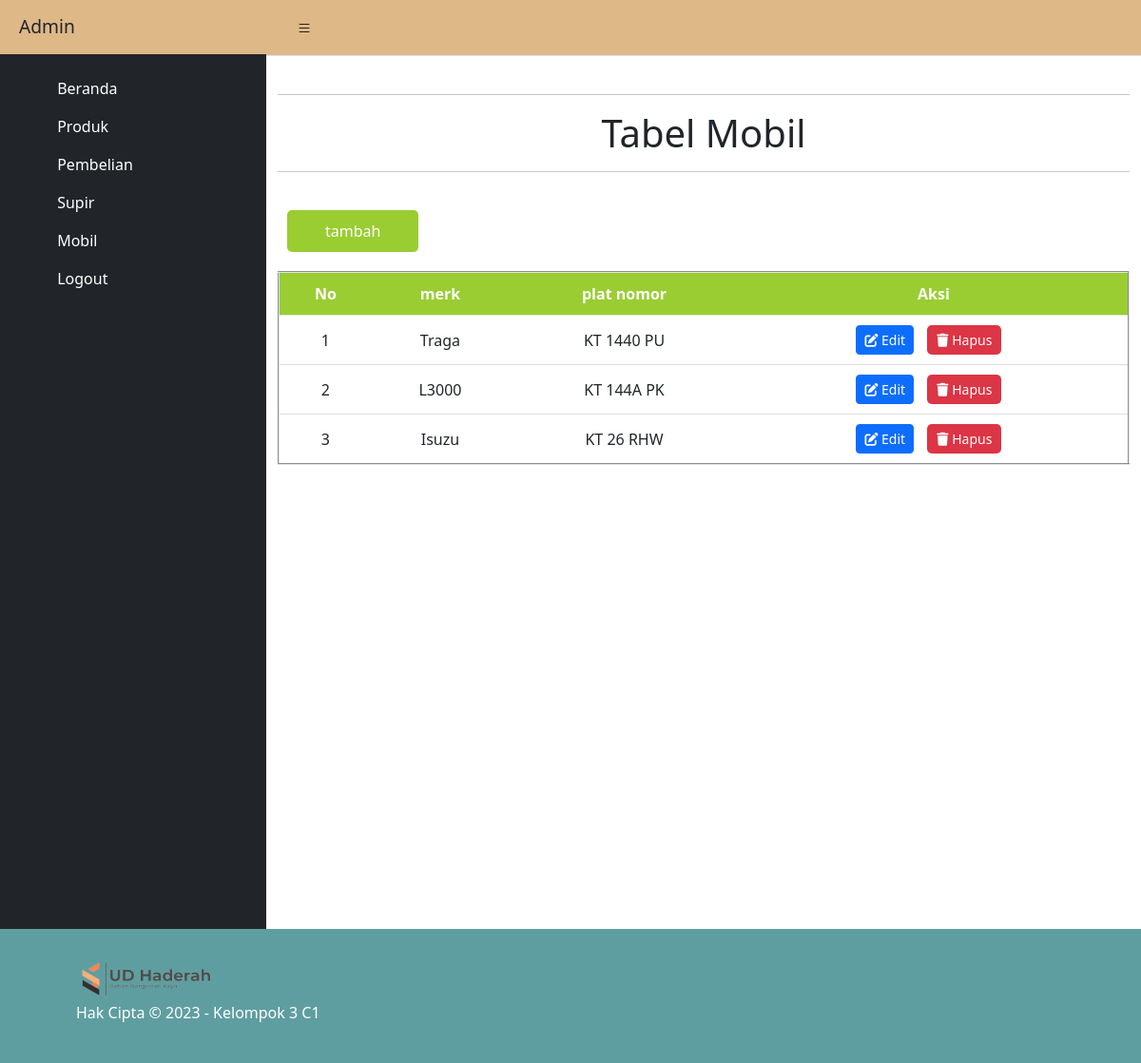
Screenshot of /admin/mobil.php (signed in) with the database file from the repository.
### tables this page shows
CREATE TABLE `mobil` (
  `id_mobil` int(11) NOT NULL,
  `merk` varchar(60) NOT NULL,
  `plat` char(15) NOT NULL,
  `id_supir` int(11) DEFAULT NULL
);

### admin/mobil.php (the view, shortened to what this page needs)
<!DOCTYPE html>
<html lang="en">
    <head>
        <link rel="stylesheet" href="https://cdn.jsdelivr.net/npm/bootstrap-icons@1.4.1/font/bootstrap-icons.css">
        <link rel="stylesheet" href="https://cdnjs.cloudflare.com/ajax/libs/font-awesome/6.3.0/css/all.min.css" />
        <link href="https://cdn.jsdelivr.net/npm/bootstrap@5.3.0-alpha3/dist/css/bootstrap.min.css" rel="stylesheet">
        <link href="css/styles.css" rel="stylesheet" />
        <link href="style-login.css" rel="stylesheet" />
        <link href="css/popup.css" rel="stylesheet" />
        <link rel="stylesheet" href="css/produkstyls.css">
    </head>
    <body>
        <div class="d-flex" id="wrapper">
            <div id="sidebar-wrapper">
                <div class="sidebar-heading">Admin</div>
                <div class="d-flex flex-column flex-shrink-0 p-3 text-white bg-dark" style="width: 280px;">
                    <ul class="nav nav-pills flex-column mb-auto">
                      <li>
                      <a href="index.php" class="nav-link text-white">
                          <svg class="bi me-2" width="16" height="16"><use xlink:href="#home"/></svg>
                          Beranda
                        </a>
                      </li>
                      <li>
                        <a href="produk.php" class="nav-link text-white">
                          <svg class="bi me-2" width="16" height="16"><use xlink:href="#table"/></svg>
                          Produk
                        </a>
                      </li>
                      <li>
                        <a href="Pembelian.php" class="nav-link text-white">
                          <svg class="bi me-2" width="16" height="16"><use xlink:href="#table"/></svg>
                          Pembelian
                        </a>
                        <a href="supir.php" class="nav-link text-white">
                          <svg class="bi me-2" width="16" height="16"><use xlink:href="#table"/></svg>
                          Supir
                        </a>
                        <a href="mobil.php" class="nav-link text-white">
                          <svg class="bi me-2" width="16" height="16"><use xlink:href="#table"/></svg>
                          Mobil
                        </a>
                        <a href="?logout=true" class="nav-link text-white">
                          <svg class="bi me-2" width="16" height="16"><use xlink:href="#table"/></svg>
                          Logout
                        </a>
                        <br><br><br><br><br><br><br><br><br><br><br><br><br><br><br><br><br><br><br><br><br><br><br><br><br><br><br>
                  </div>
            </div>
            <div id="page-content-wrapper">
                <nav class="navbar navbar-expand-lg navbar-light border-bottom">
                    <div class="container-fluid">
                    </div>
                </nav>
                <div class="container-fluid">
                <div class="Isi">
                    <br>
                    <hr>
                  <h1 class="text-center">Tabel Mobil</h1>
                  <hr>
                    <br>
                <button id="open-form-btn" class="tambahin">tambah</button>
                <form action="mobil.php" method="POST">
                    <table id="tabel" class="table table-hover" border="2" cellspacing="0" width="100%">
                      <tr>
                        <th rowspan="1" bgcolor="yellowgreen">No</th>
                        <th rowspan="1" bgcolor="yellowgreen">merk</th>
                        <th rowspan="1" bgcolor="yellowgreen">plat nomor</th>
                        <th colspan="1" bgcolor="yellow">Aksi</th>
                      </tr>
                    <?php
            include "../koneksi.php" ;
            $query = "SELECT * FROM mobil;";
            $no = 0;
            $data = mysqli_query($koneksi,$query) ;
            while ($row = mysqli_fetch_array($data)) {
              $no ++
            ?>
                      <tr>
                        <td><?php echo $no ; ?></td>
                        <td><?php echo $row['merk'] ; ?></td>
                        <td><?php echo $row['plat'] ; ?></td>
                        <td><span><a class="btn btn-sm btn-primary mr-2" href="editm.php?id=<?php echo $row["id_mobil"] ?>"><i class="fas fa-edit"></i> Edit</a></span> <span><button class="btn btn-sm btn-danger" type="submit" name="hapus" value="<?php echo $row["id_mobil"] ?>"><i class="fas fa-trash"></i> Hapus</button></span></td>
                      </tr>
                      <?php }?>
                    </table>
              </form>
                </div>
                </div>
            </div>
        </div>
        <footer>
          <div class="foot">
              <img src="../asset/gambar/Ud Haderah.png" width="150px">
              <p> Hak Cipta © 2023 - Kelompok 3 C1</p>
          </div>
      </footer>
    </body>
</html>

### admin/css/produkstyls.css (style rules this page uses)
#open-form-btn { background-color: #007bff; color: #fff; border: none; padding: 10px 20px; border-radius: 5px; font-size: 16px; cursor: pointer; }
form { display: flex; align-items: center; }
button[type="submit"] { background-color: #007bff; color: #fff; border: none; padding: 5px 10px; border-radius: 5px; font-size: 16px; cursor: pointer; margin: 0 10px; }
#tabel { margin-top: 20px; border-collapse: collapse; width: 100%; }
#tabel th { background-color: yellowgreen; color: white; text-align: center; padding: 10px; }
#tabel td { text-align: center; padding: 10px; border-bottom: 1px solid #ddd; vertical-align: middle; }
#tabel button { padding: 5px 10px; border-radius: 5px; font-size: 14px; cursor: pointer; transition: background-color 0.3s ease; }
.btn-danger { background-color: #dc3545 !important; color: #fff; }
.tambahin { padding: 10px 40px !important; margin: 0 10px; background-color: yellowgreen !important; }

### admin/mobil.php (style rules this page uses)
.navbar { background-color: burlywood; padding: 0.600rem 1.25rem; }
.sidebar-heading { background-color: burlywood; }

### rows the page displays
mobil: merk "Traga", plat "KT 1440 PU"
mobil: merk "L3000", plat "KT 144A PK"
mobil: merk "Isuzu", plat "KT 26 RHW", $row["id_mobil"] 6 (drawn)
